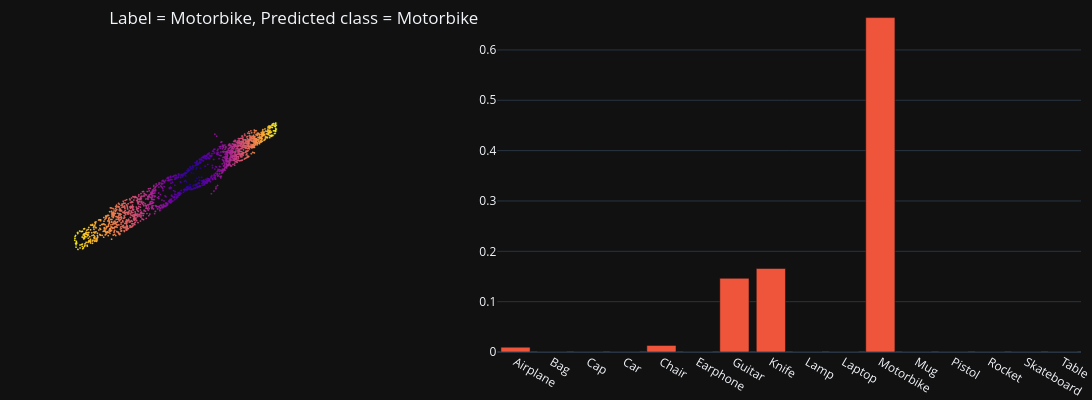

The code cell stored with this chart in its notebook:
### Markdown cell above
## Test on individual items

### Code cell
# Random test sample
test_sample = test_set[np.random.choice(np.arange(len(test_set)))]
batch_dict = collate_fn([test_sample])
x = batch_dict['points'].transpose(1, 2).to(device)

# Get model predictions
model_preds, _ = classifier(x)
predicted_class = torch.argmax(model_preds, axis=1).detach().cpu().numpy()[0]
predicted_class_name = class_id_name_map[predicted_class]
pred_class_probs = F.softmax(model_preds.flatten(), dim=None).detach().cpu().numpy()

# plot results
title = f"Label = {test_sample['class_name']}, Predicted class = {predicted_class_name}"
fig = make_subplots(rows=1, cols=2, specs=[[{"type": "scatter3d"}, {}]], column_widths=[0.4, 0.6])
fig.update_layout(template="plotly_dark", scene=PCD_SCENE, height = 400, width = 1200,
                title=title, title_x=0.1, title_y=0.97, margin=dict(r=0, b=0, l=0, t=0))    
fig.add_trace(plot_pc_data3d(x=test_sample['points'][:,0], y=test_sample['points'][:,1], z=test_sample['points'][:,2]), row=1, col=1)
fig.add_trace(go.Bar(x=list(class_name_id_map.keys()), y=pred_class_probs, showlegend=False), row=1, col=2)
fig.show()

### Figure 1 — Plotly figure (JSON) as saved in the notebook; plotly's stock layout.template omitted (floating-point values rounded to 4 significant figures; data arrays with more than 128 entries replaced by an {"elided": "..."} marker saying what was removed)
{"data": [{"hoverinfo": "skip", "marker": {"color": {"elided": "2500 float values"}, "opacity": 1, "size": 1}, "mode": "markers", "scene": "scene", "showlegend": false, "type": "scatter3d", "x": {"elided": "2500 float values"}, "y": {"elided": "2500 float values"}, "z": {"elided": "2500 float values"}}, {"showlegend": false, "type": "bar", "x": ["Airplane", "Bag", "Cap", "Car", "Chair", "Earphone", "Guitar", "Knife", "Lamp", "Laptop", "Motorbike", "Mug", "Pistol", "Rocket", "Skateboard", "Table"], "xaxis": "x", "y": [0.009596, 7.934e-05, 9.347e-05, 0.0001079, 0.01308, 8.511e-05, 0.1463, 0.1658, 9.002e-05, 8.347e-05, 0.6642, 8.017e-05, 6.864e-05, 6.816e-05, 0.0001089, 7.335e-05], "yaxis": "y"}], "layout": {"height": 400, "margin": {"b": 0, "l": 0, "r": 0, "t": 0}, "scene": {"aspectmode": "data", "domain": {"x": [0, 0.36], "y": [0, 1]}, "xaxis": {"visible": false}, "yaxis": {"visible": false}, "zaxis": {"visible": false}}, "title": {"text": "Label = Motorbike, Predicted class = Motorbike", "x": 0.1, "y": 0.97}, "width": 1200, "xaxis": {"anchor": "y", "domain": [0.46, 1]}, "yaxis": {"anchor": "x", "domain": [0, 1]}}}
